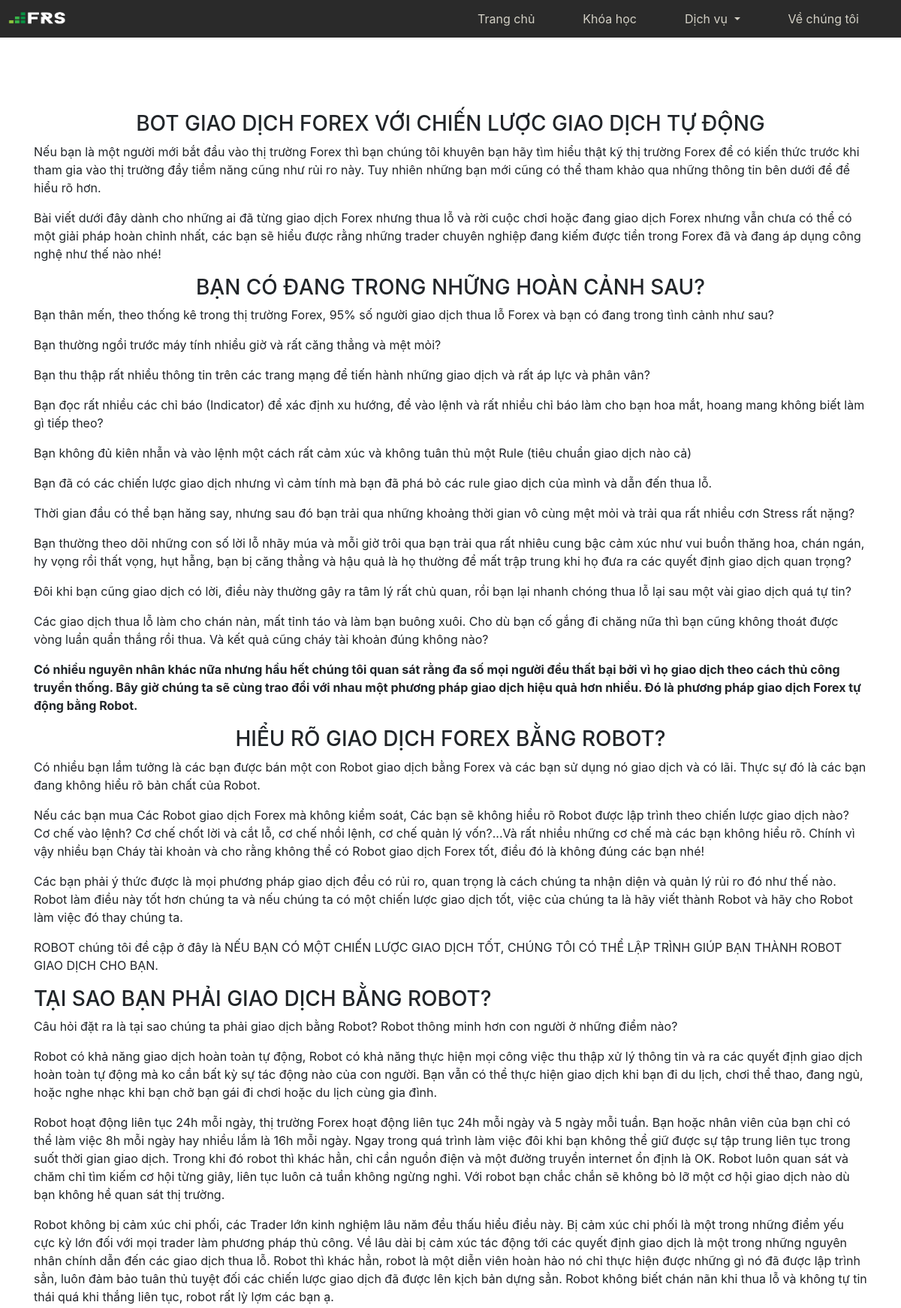
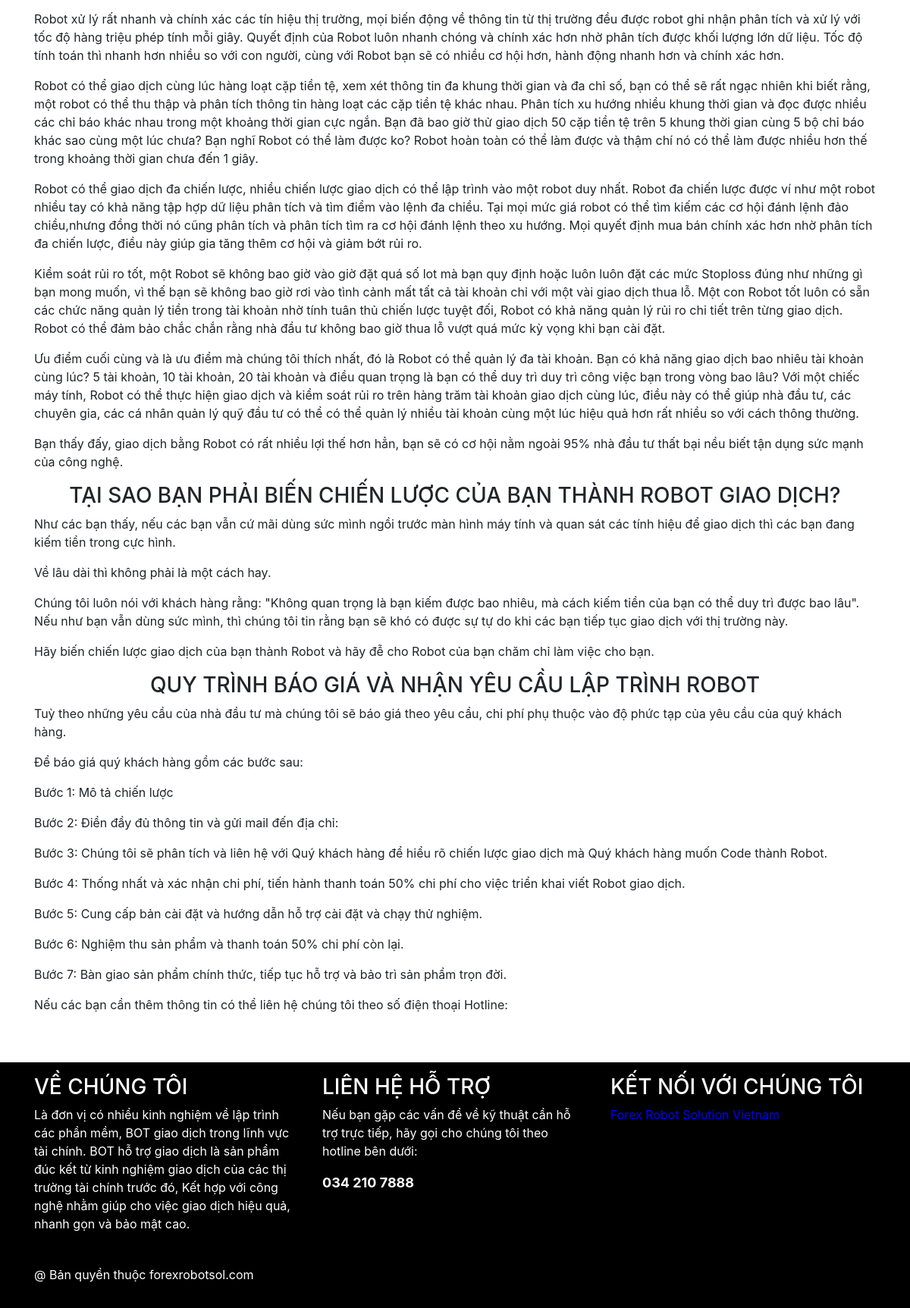
The app's page /service/laptrinh with its own data (2 pictures, top to bottom).
### tables this page shows
CREATE TABLE `service` (
  `id` int(11) NOT NULL,
  `laptrinh` text NOT NULL,
  `ban` text NOT NULL,
  `chothue` text NOT NULL
);

CREATE TABLE `footer` (
  `id` int(11) NOT NULL,
  `col_1` text NOT NULL,
  `col_2` text NOT NULL,
  `col_3` text NOT NULL,
  `zalo` text NOT NULL,
  `facebook` text NOT NULL,
  `messenger` text NOT NULL
);

### application/controllers/Service.php (called while the page is built, shortened)
<?php if ( ! defined('BASEPATH')) exit('No direct script access allowed');
class Service extends CI_Controller {
	public function __construct()
	{
		$this->load->model('Service_Model');
		$this->load->model('Main_Model');
	}
	public function index($title = "")
	{
		$data = $this->Service_Model->show();
		$data_footer = $this->Main_Model->show_footer();
		$data = array('data'=>$data,'title'=>$title,'footer'=>$data_footer);
		$this->load->view('service/index',$data);
	}
}

### index.php (called while the page is built, shortened)
<?php
require_once BASEPATH.'core/CodeIgniter.php';

### application/models/Main_Model.php (called while the page is built, shortened)
<?php if ( ! defined('BASEPATH')) exit('No direct script access allowed');
class Main_Model extends CI_Model {
	public function show_footer()
	{
		$this->db->select('*');
		$this->db->where('id', 1);
		$data = $this->db->get('footer');
		$data = $data->result_array();
		return $data;
	}
}

### application/models/Service_Model.php (called while the page is built, shortened)
<?php if ( ! defined('BASEPATH')) exit('No direct script access allowed');
class Service_Model extends CI_Model {
	public function show()
	{
		$this->db->select('*');
		$this->db->where('id', 1);
		$data = $this->db->get('service');
		$data = $data->result_array();
		return $data;
	}
}

### application/views/service/index.php (the view, shortened to what this page needs)
<!DOCTYPE html>
<html>
<head>
</head>
<body>
   <div class="container-fluid py-5" style="background: #fff;margin-top:100px">
      <div class="container">
        <?php foreach ($data as $key => $value): ?>
            <?php echo $value[$title]; ?>
        <?php endforeach ?>
      </div>
   </div>
</body>
<?php $this->view("footer.php"); ?>
</html>

### application/views/footer.php (shortened to what this page needs)
<footer class="container-fluid" style="background: black;color:white;bottom: 0">
   <div class="container py-3">
      <div class="row">
      <?php foreach ($footer as $key => $value): ?>
         <div class="col-lg">
            <?php echo $value['col_1']; ?>
         </div>
         <div class="col-lg">
            <?php echo $value['col_2']; ?>
         </div>
         <div class="col-lg">
            <?php echo $value['col_3']; ?>
              <div class="fb-page" data-href="<?php echo $value['facebook']; ?>" data-tabs="timeline" data-width="400" data-height="300" data-small-header="false" data-adapt-container-width="true" data-hide-cover="false" data-show-facepile="true"><blockquote cite="<?php echo $value['facebook']; ?>" class="fb-xfbml-parse-ignore"><a href="<?php echo $value['facebook']; ?>">Forex Robot Solution Vietnam</a></blockquote></div>
         </div>
      <?php endforeach ?>
      </div>
      <p>@ Bản quyền thuộc forexrobotsol.com</p>
   </div>
</footer>

### css/style.css (style rules this page uses)
a { text-decoration: none;color:blue; }

### records on screen
service: laptrinh "BOT GIAO DỊCH FOREX VỚI CHIẾN LƯỢC GIAO DỊCH TỰ ĐỘNG Nếu bạn là một người mới bắt đầu vào thị trường Forex thì bạn chúng tôi khuyên bạn hãy tìm hiểu thật kỹ thị trường Forex để có kiến thức trước khi tham gia vào thị trường đầy tiềm năng cũng như rủi ro này. Tuy nhiên những bạn mới cũng có thể tham khảo qua những thông tin bên dưới để để hiểu rõ hơn. Bài viết dưới đây dành cho những ai đã từng giao dịch Forex nhưng thua lỗ và rời cuộc chơi hoặc đang giao dịch Forex nhưng vẫn chưa có thể có một giải pháp hoàn chỉnh nhất, các bạn sẽ hiểu được rằng những trader chuyên nghiệp đang kiếm được tiền trong Forex đã và đang áp dụng công nghệ như thế nào nhé! BẠN CÓ ĐANG TRONG NHỮNG HOÀN CẢNH SAU? Bạn…"
footer: col_1 "VỀ CHÚNG TÔI Là đơn vị có nhiều kinh nghiệm về lập trình các phần mềm, BOT giao dịch trong lĩnh vực tài chính. BOT hỗ trợ giao dịch là sản phẩm đúc kết từ kinh nghiệm giao dịch của các thị trường tài chính trước đó, Kết hợp với công nghệ nhằm giúp cho việc giao dịch hiệu quả, nhanh gọn và bảo mật cao.", col_2 "LIÊN HỆ HỖ TRỢ Nếu bạn gặp các vấn đề về kỹ thuật cần hỗ trợ trực tiếp, hãy gọi cho chúng tôi theo hotline bên dưới: 034 210 7888", col_3 "KẾT NỐI VỚI CHÚNG TÔI"
